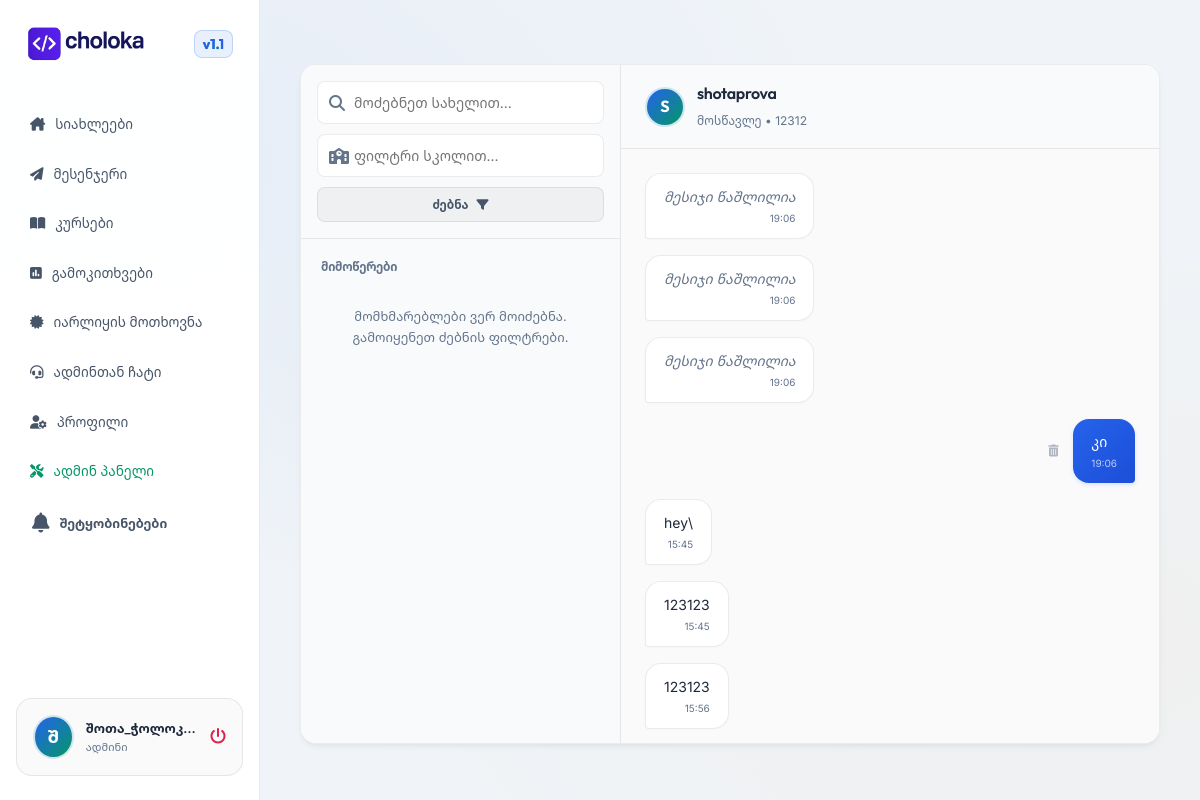
The page /messages/3 (signed in) on the database its author committed.
### app.py (models this page shows, shortened)
class User(UserMixin, db.Model):
    id = db.Column(db.Integer, primary_key=True)
    username = db.Column(db.String(150), unique=True, nullable=False)
    email = db.Column(db.String(150), unique=True, nullable=False)
    password_hash = db.Column(db.String(250), nullable=False)
    role = db.Column(db.String(50), nullable=False)  # 'teacher', 'student', 'other'
    school = db.Column(db.String(150), nullable=True)
    city = db.Column(db.String(100), nullable=True)
    phone = db.Column(db.String(50), nullable=True)
    bio = db.Column(db.Text, nullable=True)
    profile_pic = db.Column(db.String(250), nullable=True)  # filename in static/uploads/profiles
    cv_url = db.Column(db.String(250), nullable=True)  # filename in static/uploads/pdfs
    custom_badge = db.Column(db.String(100), nullable=True)  # approved custom label (e.g. School Principal)
    is_verified = db.Column(db.Boolean, default=False)
    verification_code = db.Column(db.String(10), nullable=True)
    is_admin = db.Column(db.Boolean, default=False)
    is_blocked = db.Column(db.Boolean, default=False)
    login_email_notify = db.Column(db.Boolean, default=True)  # Send email on each login
    posts = db.relationship('Post', backref='author', lazy=True, cascade='all, delete-orphan')
    notifications = db.relationship('Notification', backref='user', lazy=True, cascade='all, delete-orphan')
    login_histories = db.relationship('LoginHistory', backref='user', lazy=True, cascade='all, delete-orphan')
    followed = db.relationship(
        'User', secondary=followers,
        primaryjoin=(followers.c.follower_id == id),
        secondaryjoin=(followers.c.followed_id == id),
        backref=db.backref('followers', lazy='dynamic'), lazy='dynamic')

class DirectMessage(db.Model):
    id = db.Column(db.Integer, primary_key=True)
    sender_id = db.Column(db.Integer, nullable=False)
    recipient_id = db.Column(db.Integer, nullable=False)
    content = db.Column(db.Text, nullable=True)
    created_at = db.Column(db.DateTime, default=datetime.utcnow)
    is_read = db.Column(db.Boolean, default=False)
    is_deleted = db.Column(db.Boolean, default=False)
    file_url = db.Column(db.String(250), nullable=True)  # filename in static/uploads/chat
    file_name = db.Column(db.String(250), nullable=True)  # original filename
    is_image = db.Column(db.Boolean, default=False)

### app.py (the view, shortened to what this page needs)
@app.route('/messages/<int:recipient_id>', methods=['GET', 'POST'])
@login_required
def get_chat(recipient_id):
    recipient = User.query.get(recipient_id)
    if not recipient or recipient.is_blocked:
        return jsonify({'error': 'მომხმარებელი ვერ მოიძებნა ან დაბლოკილია.'}), 404
    DirectMessage.query.filter_by(
        sender_id=recipient_id,
        recipient_id=current_user.id,
        is_read=False
    ).update({DirectMessage.is_read: True})
    db.session.commit()
    messages = DirectMessage.query.filter(
        ((DirectMessage.sender_id == current_user.id) & (DirectMessage.recipient_id == recipient_id)) |
        ((DirectMessage.sender_id == recipient_id) & (DirectMessage.recipient_id == current_user.id))
    ).order_by(DirectMessage.created_at.asc()).all()
    return render_template('messages.html', recipient=recipient, chat_messages=messages)

### app.py (called while the page is built)
@login_manager.user_loader
def load_user(user_id):
    return User.query.get(int(user_id))

### templates/messages.html (shortened to what this page needs)
{% extends "base.html" %}
{% block content %}
<div class="messenger-container animate-fade">
    <div class="messenger-sidebar">
        <div class="messenger-search">
            <form action="{{ url_for('messages_list') }}" method="GET" style="display: flex; flex-direction: column; gap: 10px;">
                <div style="position: relative;">
                    <input type="text" name="search_name" class="form-control" placeholder="მოძებნეთ სახელით..." value="{{ search_query or '' }}" style="padding-left: 36px;">
                    <i class="fa-solid fa-magnifying-glass" style="position: absolute; left: 12px; top: 14px; color: var(--text-muted);"></i>
                </div>
                <div style="position: relative;">
                    <input type="text" name="search_school" class="form-control" placeholder="ფილტრი სკოლით..." value="{{ search_school or '' }}" style="padding-left: 36px;">
                    <i class="fa-solid fa-school" style="position: absolute; left: 12px; top: 14px; color: var(--text-muted);"></i>
                </div>
                <button type="submit" class="btn btn-secondary" style="font-size: 12px; padding: 8px 12px;">
                    ძებნა <i class="fa-solid fa-filter"></i>
                </button>
            </form>
        </div>
        <div class="messenger-users-list">
            <h4 style="font-size: 12px; text-transform: uppercase; color: var(--text-muted); margin: 10px 12px 6px;">მიმოწერები</h4>
            {% if users %}
                {% for u in users %}
                    <a href="{{ url_for('get_chat', recipient_id=u.id) }}" class="chat-user-item {% if recipient and recipient.id == u.id %}active{% endif %}" style="text-decoration: none;">
                        <div class="avatar" style="width: 38px; height: 38px; font-size: 15px; flex-shrink: 0;">
                            {% if u.profile_pic %}
                                <img src="{{ url_for('static', filename='uploads/profiles/' + u.profile_pic) }}" alt="Avatar">
                            {% else %}
                                {{ u.username[0]|upper }}
                            {% endif %}
                        </div>
                        <div class="user-meta" style="flex-grow: 1; overflow: hidden;">
                            <span class="name" style="font-size: 13px; font-weight: 600; display: block; overflow: hidden; text-overflow: ellipsis; white-space: nowrap;">{{ u.username }}</span>
                            <span class="role" style="font-size: 10px; color: var(--text-muted); display: block; overflow: hidden; text-overflow: ellipsis; white-space: nowrap;">
                                {% if u.is_admin %}
                                    ადმინი
                                {% elif u.role == 'teacher' %}
                                    მასწავლებელი ({{ u.school or 'სკოლა' }})
                                {% elif u.role == 'student' %}
                                    მოსწავლე ({{ u.school or 'სკოლა' }})
                                {% else %}
                                    სხვა
                                {% endif %}
                            </span>
                        </div>
                    </a>
                {% endfor %}
            {% else %}
                <div style="text-align: center; padding: 20px; color: var(--text-muted); font-size: 13px;">
                    მომხმარებლები ვერ მოიძებნა. გამოიყენეთ ძებნის ფილტრები.
                </div>
            {% endif %}
        </div>
    </div>
    <div class="chat-area">
        {% if recipient %}
            <div class="chat-header">
                <div class="avatar" style="width: 40px; height: 40px; font-size: 16px; flex-shrink: 0;">
                    {% if recipient.profile_pic %}
                        <img src="{{ url_for('static', filename='uploads/profiles/' + recipient.profile_pic) }}" alt="Avatar">
                    {% else %}
                        {{ recipient.username[0]|upper }}
                    {% endif %}
                </div>
                <div>
                    <h3 style="margin: 0; font-size: 16px;">
                        <a href="{{ url_for('user_profile', user_id=recipient.id) }}" style="color: var(--text-primary); font-weight: 600;">
                            {{ recipient.username }}
                        </a>
                    </h3>
                    <span style="font-size: 12px; color: var(--text-muted);">
                        {% if recipient.is_admin %}
                            ადმინისტრატორი
                        {% elif recipient.role == 'teacher' %}
                            მასწავლებელი • {{ recipient.school or 'სკოლა' }} • {{ recipient.city or 'რეგიონი' }}
                        {% elif recipient.role == 'student' %}
                            მოსწავლე • {{ recipient.school or 'სკოლა' }}
                        {% else %}
                            სხვა
                        {% endif %}
                    </span>
                </div>
            </div>
            <div class="chat-messages-container" id="chat-messages">
                {% if chat_messages %}
                    {% for m in chat_messages %}
                        <div class="message-bubble {% if m.sender_id == current_user.id %}sent{% else %}received{% endif %} animate-fade" data-msg-id="{{ m.id }}" style="position: relative;">
                            {% if m.sender_id == current_user.id and not m.is_deleted %}
                                <button id="msg-delete-btn-{{ m.id }}" onclick="deleteMessage({{ m.id }})" style="position: absolute; left: -25px; top: 50%; transform: translateY(-50%); background: none; border: none; color: var(--text-muted); cursor: pointer; font-size: 12px; opacity: 0.5; transition: opacity 0.2s;" onmouseover="this.style.opacity=1" onmouseout="this.style.opacity=0.5" title="მესიჯის წაშლა">
                                    <i class="fa-solid fa-trash-can"></i>
                                </button>
                            {% endif %}
                            <div id="msg-content-{{ m.id }}">
                                {% if m.is_deleted %}
                                    <i style="color: var(--text-muted);">მესიჯი წაშლილია</i>
                                {% else %}
                                    {% if m.content %}
                                        <div class="content">{{ m.content }}</div>
                                    {% endif %}
                                {% endif %}
                            </div>
                            <div class="message-time">{{ m.created_at.strftime('%H:%M') }}</div>
                        </div>
                    {% endfor %}
                {% else %}
                    <div style="text-align: center; color: var(--text-muted); padding: 40px;" id="no-msg-info">
                        <i class="fa-solid fa-comments" style="font-size: 40px; margin-bottom: 10px;"></i>
                        <p>მიმოწერა ცარიელია. გაგზავნეთ პირველი შეტყობინება!</p>
                    </div>
                {% endif %}
            </div>
        {% endif %}
    </div>
</div>
{% endblock %}

### templates/base.html (shortened to what this page needs)
<!DOCTYPE html>
<html lang="ka">
<head>
    <link rel="stylesheet" href="{{ url_for('static', filename='css/style.css') }}">
    <link rel="stylesheet" href="https://cdnjs.cloudflare.com/ajax/libs/font-awesome/6.4.0/css/all.min.css">
</head>
<body>
    <div class="app-container">
        {% if current_user.is_authenticated %}
        <aside class="sidebar">
          <div class="logo">
            <img src="{{ url_for('static', filename='choloka.png') }}" alt="Logo" style="height: 40px; vertical-align: middle; margin-right: 10px;">
            <span>v1.1</span>
          </div>
            <ul class="nav-menu">
                <li class="nav-item {% if request.path == url_for('feed') or request.path == '/' %}active{% endif %}">
                    <a href="{{ url_for('feed') }}">
                        <i class="fa-solid fa-house-chimney"></i>
                        <span>სიახლეები</span>
                    </a>
                </li>
                <li class="nav-item {% if request.path == url_for('messages_list') %}active{% endif %}">
                    <a href="{{ url_for('messages_list') }}">
                        <i class="fa-solid fa-paper-plane"></i>
                        <span>მესენჯერი</span>
                    </a>
                </li>
                <li class="nav-item {% if request.path == url_for('courses') %}active{% endif %}">
                    <a href="{{ url_for('courses') }}">
                        <i class="fa-solid fa-book-open"></i>
                        <span>კურსები</span>
                    </a>
                </li>
                <li class="nav-item {% if request.path == url_for('polls') %}active{% endif %}">
                    <a href="{{ url_for('polls') }}">
                        <i class="fa-solid fa-square-poll-vertical"></i>
                        <span>გამოკითხვები</span>
                    </a>
                </li>
                <li class="nav-item {% if request.path == url_for('request_badge') %}active{% endif %}">
                    <a href="{{ url_for('request_badge') }}">
                        <i class="fa-solid fa-certificate"></i>
                        <span>იარლიყის მოთხოვნა</span>
                    </a>
                </li>
                <li class="nav-item {% if request.path == url_for('admin_chat') %}active{% endif %}">
                    <a href="{{ url_for('admin_chat') }}">
                        <i class="fa-solid fa-headset"></i>
                        <span>ადმინთან ჩატი</span>
                    </a>
                </li>
                <li class="nav-item {% if request.path == url_for('profile') %}active{% endif %}">
                    <a href="{{ url_for('profile') }}">
                        <i class="fa-solid fa-user-gear"></i>
                        <span>პროფილი</span>
                    </a>
                </li>
                {% if current_user.is_admin %}
                <li class="nav-item {% if request.path == url_for('admin_panel') %}active{% endif %}">
                    <a href="{{ url_for('admin_panel') }}" style="color: var(--accent-emerald);">
                        <i class="fa-solid fa-screwdriver-wrench"></i>
                        <span>ადმინ პანელი</span>
                    </a>
                </li>
                {% endif %}
            </ul>
            <div style="margin-top: 20px; padding: 0 16px; position: relative;">
                <div class="notification-bell-container" id="notif-bell-btn">
                    <i class="fa-solid fa-bell" style="font-size: 20px; color: var(--text-secondary);"></i>
                    <span style="font-size: 13px; font-weight: 600; margin-left: 10px; color: var(--text-secondary);">შეტყობინებები</span>
                </div>
            </div>
            <div class="user-profile-widget" style="margin-top: auto;">
                <a href="{{ url_for('user_profile', user_id=current_user.id) }}" style="display: flex; align-items: center; gap: 12px; width: calc(100% - 30px); text-decoration: none; color: inherit;">
                    <div class="avatar">
                        {% if current_user.profile_pic %}
                            <img src="{{ url_for('static', filename='uploads/profiles/' + current_user.profile_pic) }}" alt="Avatar">
                        {% else %}
                            {{ current_user.username[0]|upper }}
                        {% endif %}
                    </div>
                    <div class="user-meta" style="flex-grow: 1; overflow: hidden; text-overflow: ellipsis; white-space: nowrap;">
                        <span class="name" style="font-size: 13px; font-weight: 600;">{{ current_user.username }}</span>
                        <span class="role" style="font-size: 11px; color: var(--text-muted);">
                            {% if current_user.is_admin %}
                                ადმინი
                            {% elif current_user.role == 'teacher' %}
                                მასწავლებელი
                            {% elif current_user.role == 'student' %}
                                მოსწავლე
                            {% else %}
                                სხვა
                            {% endif %}
                        </span>
                    </div>
                </a>
                <a href="{{ url_for('logout') }}" style="color: var(--accent-rose); font-size: 16px; margin-left: auto;" title="გამოსვლა">
                    <i class="fa-solid fa-power-off"></i>
                </a>
            </div>
        </aside>
        {% endif %}
        <main class="main-content" style="{% if not current_user.is_authenticated %}margin-left: 0; width: 100%; max-width: 100%; padding: 0;{% endif %}">
            {% block content %}{% endblock %}
        </main>
    </div>
</body>
</html>

### rows shown on the page
User: username "Შ", username "შოთა_ჭოლოკ…"
User: username "S", username "shotaprova", school "12312"
DirectMessage: is_deleted "მესიჯი წაშლილია", created_at "19:06"
DirectMessage: is_deleted "მესიჯი წაშლილია", created_at "19:06"
DirectMessage: is_deleted "მესიჯი წაშლილია", created_at "19:06"
DirectMessage: content "კი", created_at "19:06"
DirectMessage: content "hey\\", created_at "15:45"
DirectMessage: content "123123", created_at "15:45"
DirectMessage: content "123123", created_at "15:56"
